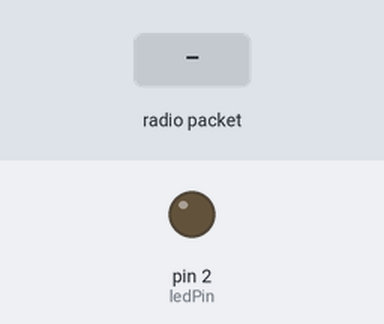
A sketch run on a simulated Arduino Uno, built with avr-gcc and run on an emulated ATmega328P. Shown: output pins drawn as LEDs (lit = HIGH). The inputs (shaded band) are chosen by the test bench. No radio packets arrive unless stated; what the sketch prints to the serial monitor is not drawn.

Above: at 1.2 s.
1.3 s: radio packet "ON" arrives
At 3.4 s:
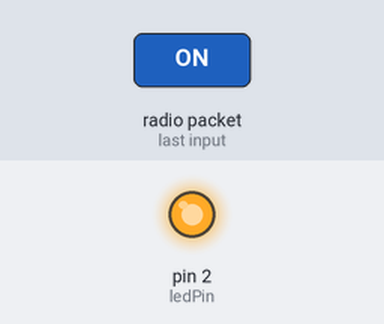
3.8 s: radio packet "OFF" arrives
At 5.3 s:
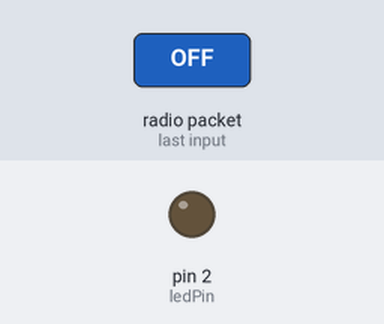
Timing chart, 0 to 6.8 s (numbered marks = the images above; inputs shaded):
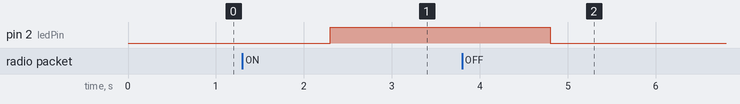

The sketch:

receiver.ino
```cpp
#include <SPI.h>
#include <LoRa.h>

#define SS 5        // Chân NSS (CS)
#define RST 14      // Chân RESET
#define DIO0 26     // Chân DIO0

int ledPin = 2; // Chân điều khiển đèn LED (hoặc relay)

void setup() {
  Serial.begin(115200);
  while (!Serial);

  LoRa.setPins(SS, RST, DIO0);

  if (!LoRa.begin(433E6)) {  // Tần số LoRa: 433MHz
    Serial.println("Không khởi tạo được LoRa!");
    while (true);
  }
  Serial.println("LoRa đã khởi tạo xong!");

  pinMode(ledPin, OUTPUT);  // Cài đặt chân điều khiển đèn LED
}

void loop() {
  int packetSize = LoRa.parsePacket();
  if (packetSize) {
    String message = LoRa.readString();
    Serial.println("Nhận được tin nhắn: " + message);

    if (message.indexOf("ON") != -1) {
      digitalWrite(ledPin, HIGH);  // Bật đèn
      Serial.println("Đèn đã bật");
    } else if (message.indexOf("OFF") != -1) {
      digitalWrite(ledPin, LOW);  // Tắt đèn
      Serial.println("Đèn đã tắt");
    }
  }
}
```

Measured:
- after the input at 1.3 s, pin 2 (ledPin): LOW → HIGH after 1.0 s
- after the input at 3.8 s, pin 2 (ledPin): HIGH → LOW after 1.0 s
